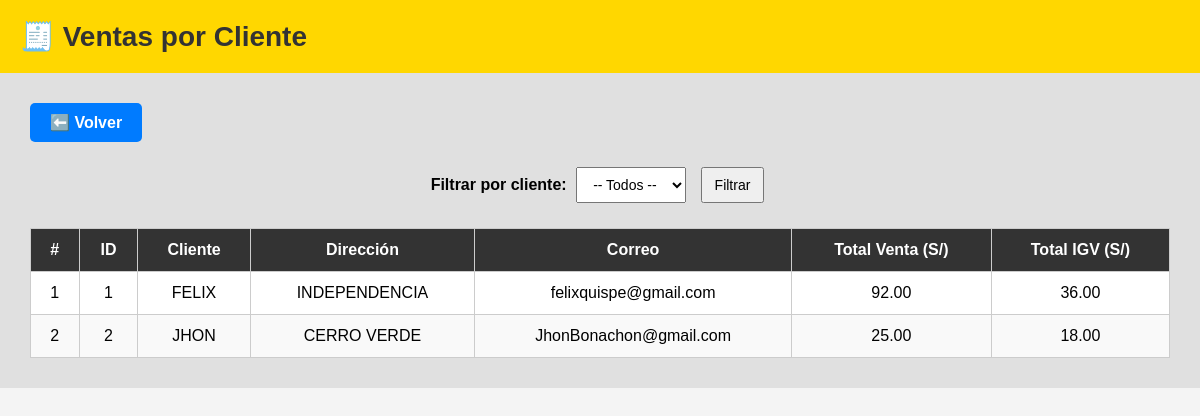
Screenshot of /consultas/ventas_por_cliente.php with the database file from the repository.
### tables this page shows
CREATE TABLE `clientes` (
  `idcliente` int(11) NOT NULL,
  `nomcliente` varchar(128) NOT NULL,
  `rucliente` varchar(11) NOT NULL,
  `dircliente` varchar(128) NOT NULL,
  `telcliente` varchar(9) NOT NULL,
  `emailcliente` varchar(64) NOT NULL
);

### consultas/ventas_por_cliente.php (the view, shortened to what this page needs)
<?php
try {
    $conexion = (new DBConection())->conectar();
    $sql = "SELECT
                c.idcliente,
                c.nomcliente AS cliente,
                c.dircliente AS direccion,
                c.emailcliente AS correo,
                SUM(f.valorventa) AS total_venta,
                SUM(f.igv) AS total_igv
            FROM clientes c
            INNER JOIN facturas f ON c.idcliente = f.idcliente";
    $sql .= " GROUP BY c.idcliente, c.nomcliente, c.dircliente, c.emailcliente ORDER BY total_venta DESC";
    $stmt = $conexion->prepare($sql);
    $stmt->execute();
    $ventas = $stmt->fetchAll(PDO::FETCH_ASSOC);
} catch (PDOException $e) {
    die("Error en la consulta: " . $e->getMessage());
}
?>
<!DOCTYPE html>
<html lang="es">
<head>
    <link rel="stylesheet" href="../estilos/main.css">
</head>
<body>
    <div class="top-bar">🧾 Ventas por Cliente</div>
    <div class="container">
        <a class="volver" href="../index.php">⬅️ Volver</a>
        <form method="GET">
            <label for="idcliente"><strong>Filtrar por cliente:</strong></label>
            <select name="idcliente" id="idcliente">
                <option value="">-- Todos --</option>
            </select>
            <button type="submit">Filtrar</button>
        </form>
        <?php if (!empty($ventas)) : ?>
            <table>
                <thead>
                    <tr>
                        <th>#</th>
                        <th>ID</th>
                        <th>Cliente</th>
                        <th>Dirección</th>
                        <th>Correo</th>
                        <th>Total Venta (S/)</th>
                        <th>Total IGV (S/)</th>
                    </tr>
                </thead>
                <tbody>
                    <?php $i = 1; ?>
                    <?php foreach ($ventas as $fila): ?>
                        <tr>
                            <td><?= $i++ ?></td>
                            <td><?= htmlspecialchars($fila['idcliente']) ?></td>
                            <td><?= htmlspecialchars($fila['cliente']) ?></td>
                            <td><?= htmlspecialchars($fila['direccion']) ?></td>
                            <td><?= htmlspecialchars($fila['correo']) ?></td>
                            <td><?= number_format($fila['total_venta'], 2) ?></td>
                            <td><?= number_format($fila['total_igv'], 2) ?></td>
                        </tr>
                    <?php endforeach; ?>
                </tbody>
            </table>
        <?php else : ?>
            <p class="no-data">No hay datos disponibles.</p>
        <?php endif; ?>
    </div>
</body>
</html>

### estilos/main.css (style rules this page uses)
body { font-family: Arial, sans-serif; margin: 30px; background-color: #f9f9f9; }
form { margin-bottom: 20px; }
input, button { padding: 5px; margin-right: 10px; }
table { width: 100%; border-collapse: collapse; background-color: white; }
th, td { padding: 8px; text-align: left; border: 1px solid #ccc; }
th { background-color: #efefef; }

### consultas/ventas_por_cliente.php (style rules this page uses)
body { font-family: Arial, sans-serif; background-color: #f4f4f4; margin: 0; }
.top-bar { background-color: #FFD700; padding: 20px; font-size: 28px; font-weight: bold; color: #333; }
.container { background-color: #e0e0e0; padding: 30px; }
.volver { display: inline-block; margin-bottom: 20px; background-color: #007bff; color: white; padding: 10px 20px; text-decoration: none; font-size: 16px; border-radius: 5px; font-weight: bold; }
form { margin-bottom: 20px; text-align: center; }
select, button { padding: 8px 12px; font-size: 14px; margin: 5px; }
table { width: 100%; margin: auto; border-collapse: collapse; background-color: #fff; font-size: 16px; }
th, td { padding: 12px; text-align: center; border-bottom: 1px solid #ccc; }
th { background-color: #333; color: white; }
tr:nth-child(even) { background-color: #f9f9f9; }

### rows the page displays
clientes: idcliente "1", nomcliente "FELIX", dircliente "INDEPENDENCIA", emailcliente "felixquispe@gmail.com", total_venta "92.00", total_igv "36.00"
clientes: idcliente "2", nomcliente "JHON", dircliente "CERRO VERDE", emailcliente "JhonBonachon@gmail.com", total_venta "25.00", total_igv "18.00"
